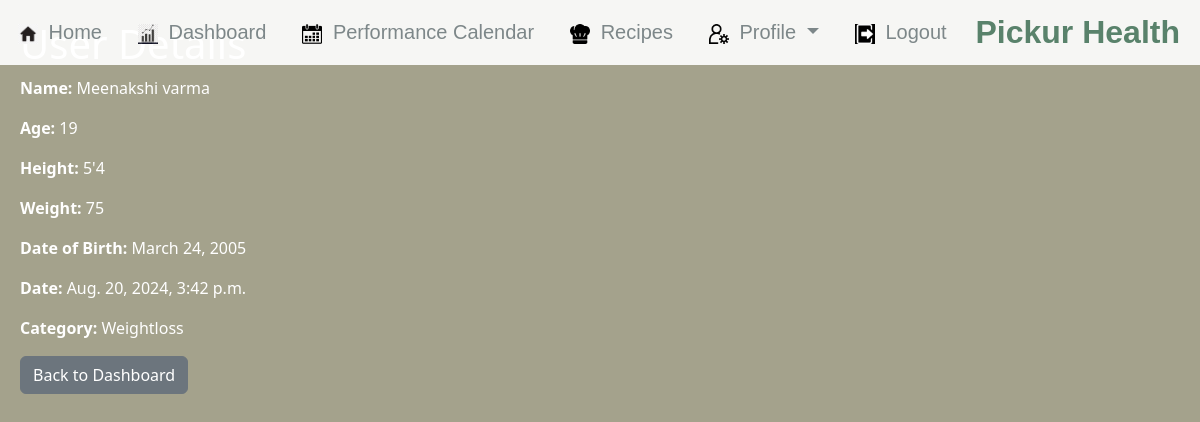
The page /user/1/ on the database its author committed.
### calc/models.py (models this page shows, shortened)
class User(models.Model):
    CATEGORY_CHOICES = (
        ('Weightloss', 'Weightloss'),
        ('Weightgain', 'Weightgain'),
        ('Get-fit', 'Getfit'),
        ('Lifestyle', 'Lifestyle'),
        ('Recovery', 'Recovery'),
    )
    name = models.CharField(max_length=300, null=True)
    age = models.CharField(max_length=300, null=True)
    height = models.CharField(max_length=300, null=True)
    weight = models.CharField(max_length=300, null=True)
    dob = models.DateField(null=True)
    date = models.DateTimeField(null=True)
    category = models.CharField(max_length=300, choices=CATEGORY_CHOICES, null=True)

### calc/views.py (the view)
# urls.py: path('user/<int:id>/', views.user_detail, name='user'),
def user_detail(request, id):
    user = get_object_or_404(User, id=id)
    return render(request, 'user_detail.html', {'user': user})

### Projectpfsd2k24/calc/templates/user_detail.html
{% extends 'base.html' %}
{% block content %}
<h1>User Details</h1>
<p><strong>Name:</strong> {{ user.name }}</p>
<p><strong>Age:</strong> {{ user.age }}</p>
<p><strong>Height:</strong> {{ user.height }}</p>
<p><strong>Weight:</strong> {{ user.weight }}</p>
<p><strong>Date of Birth:</strong> {{ user.dob }}</p>
<p><strong>Date:</strong> {{ user.date }}</p>
<p><strong>Category:</strong> {{ user.category }}</p>
<a href="{% url 'dashboard' %}"><button type="button" class="btn btn-secondary">Back to Dashboard</button></a>
{% endblock %}

### Projectpfsd2k24/calc/templates/base.html (style rules this page uses)
body, html { margin: 0; height: 100%; overflow-x: hidden; }

### rows shown on the page
User: name "Meenakshi varma", age "19", height "5'4", weight "75", dob "March 24, 2005", date "Aug. 20, 2024, 3:42 p.m.", category "Weightloss"
